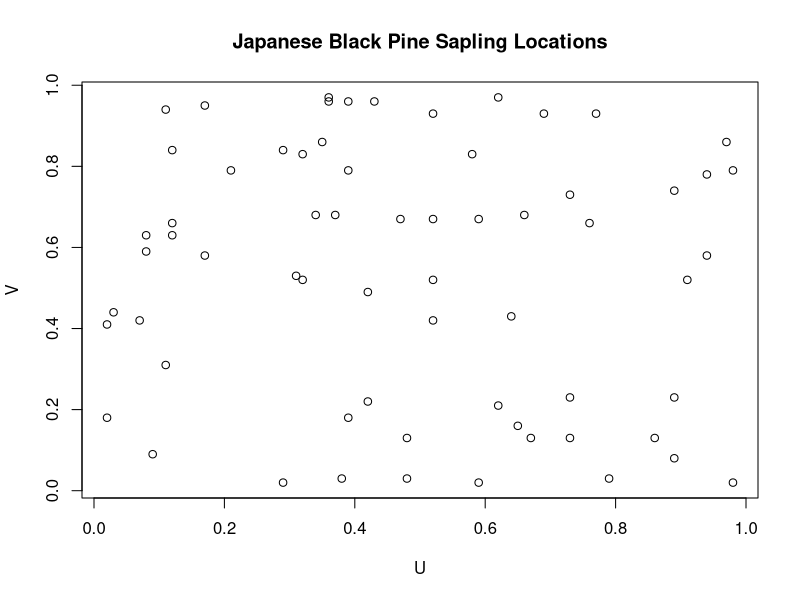
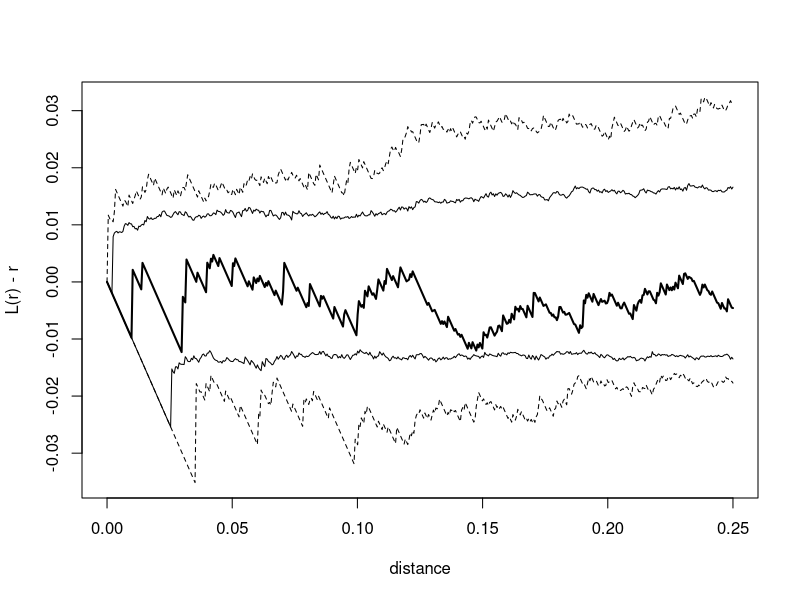
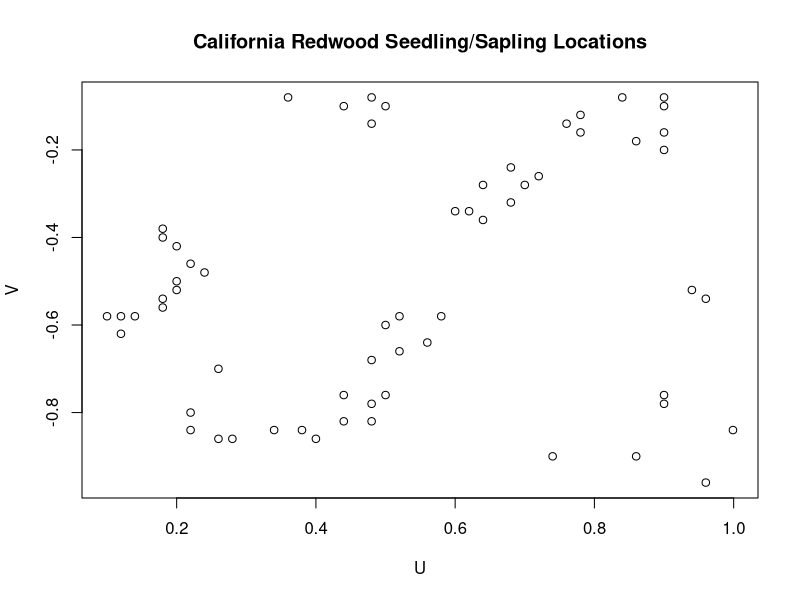
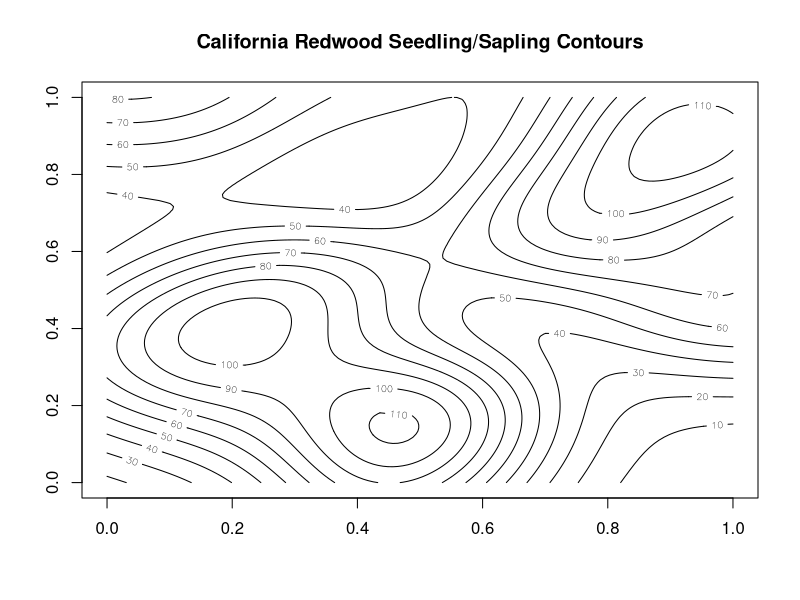
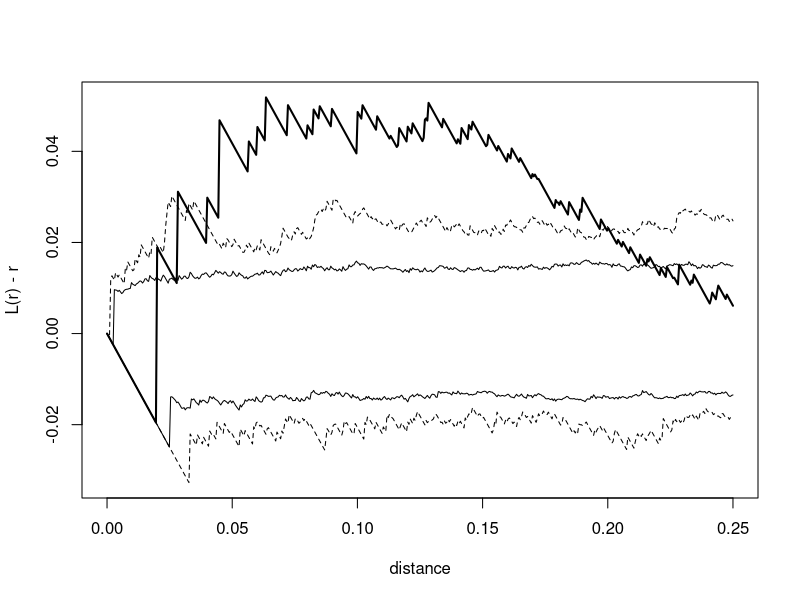
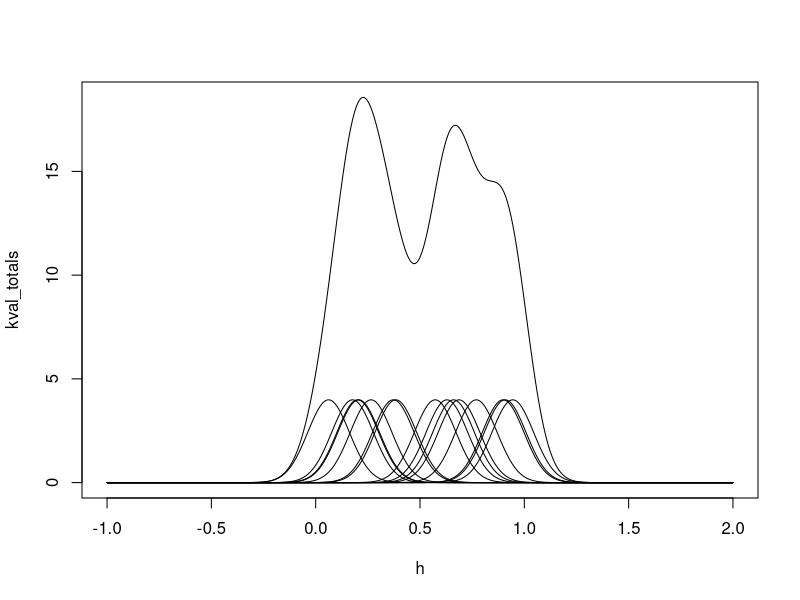
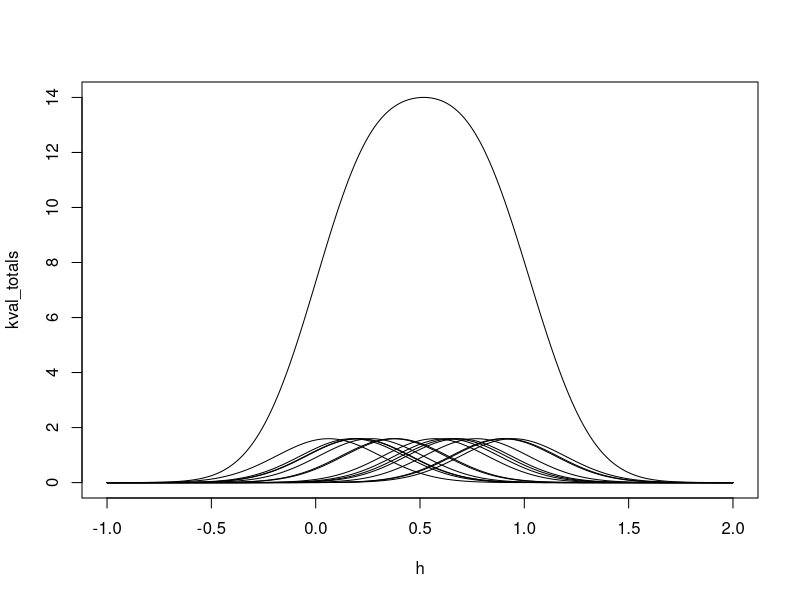

Source code (R) for these figures, in order:
## ---- chunk 1
library(spatstat)
numata_pines <- spatstat.data::japanesepines
plot(numata_pines$x,numata_pines$y,xlab='U',ylab='V',main='Japanese Black Pine Sapling Locations')
## ---- chunk 2

lplot <- function(x, nsim = 500, level = 0.95,
                  correction = "Ripley", test=FALSE, ...) {
  lobs <- spatstat.explore::Lest(x, correction = correction, ...)


  win <- x$window
  lsim <- pbapply::pblapply(1:nsim, FUN = function(i) {

    xsim <- spatstat.random::rpoispp(lambda = x$n, win = win)
    spatstat.explore::Lest(xsim, correction = correction, ...)
  })

  r <- lobs$r # get distances
  obs <- lobs$iso # get estimated l for observed
  # get estimated l for each simulated data set
  sim <- sapply(lsim, getElement, "iso")
  # apply the min function to each row  (MARGIN = 1) of sim
  # gets pointwise minimum for simulated data
  # at each distance.  do same for max, quantiles, median
  lo <- apply(sim, MARGIN = 1, FUN = min, na.rm = TRUE)
  hi <- apply(sim, MARGIN = 1, FUN = max, na.rm = TRUE)
  alpha <- 1 - level
  qlo <- apply(sim, MARGIN = 1, FUN = quantile,
               prob = alpha/2, na.rm = TRUE)
  qhi <- apply(sim, MARGIN = 1, FUN = quantile,
               prob = 1 - alpha/2, na.rm = TRUE)
  med <- apply(sim, MARGIN = 1, FUN = median, na.rm = TRUE)
  # construct empty plot of the right size
  plot(range(r), c(min(c(lo, obs) - r, na.rm = TRUE),
                   max(c(hi, obs) - r, na.rm = TRUE)),
       type = "n",
       xlab = "distance", ylab = "L(r) - r")
  # plot different statistics with different styles/thickness
  lines(r, obs - r, lwd = 2)
  lines(r, lo - r, lty = 2)
  lines(r, hi - r, lty = 2)
  lines(r, qlo - r, lty = 1)
  lines(r, qhi - r, lty = 1)
  
}

## ---- chunk 3
library(pbapply)

lplot(x=numata_pines)

## ---- chunk 4

win = numata_pines$window
lambda = numata_pines$n


lobserved <- spatstat.explore::Lest(X=numata_pines, correction = "Ripley")
lr = lobserved$iso
r = lobserved$r
tobs = max(abs(lr-r))

lrl <- pbapply::pbsapply(1:499, FUN = function(i) {
  xs <- spatstat.random::rpoispp(lambda = lambda, win = win)
  max(abs(spatstat.explore::Lest(xs,correction = "Ripley")$iso-r))
  
})

mean(c(tobs,lrl)>=tobs)

## ---- chunk 5

redwood <- spatstat.data::redwood
plot(redwood$x,redwood$y,xlab='U',ylab='V',main='California Redwood Seedling/Sapling Locations')
## ---- chunk 6

dim = 2
bx = sd(redwood$x)*length(redwood$x)^(-1/(dim+4))
by = sd(redwood$y)*length(redwood$y)^(-1/(dim+4))

ix = density(redwood,sigma = c(bx,by))
contour(ix$v,main='California Redwood Seedling/Sapling Contours')
## ---- chunk 7

lplot(redwood)
## ---- chunk 8
win = redwood$window
lambda = redwood$n


lobserved <- spatstat.explore::Lest(X=redwood, correction = "Ripley")
lr = lobserved$iso
r = lobserved$r
tobs = max(abs(lr-r))

lrl <- pbapply::pbsapply(1:499, FUN = function(i) {
  xs <- spatstat.random::rpoispp(lambda = lambda, win = win)
  max(abs(spatstat.explore::Lest(xs,correction = "Ripley")$iso-r))
  
})

mean(c(tobs,lrl)>=tobs)
## ---- chunk 9
set.seed(1)
x <- runif(15)

h <- seq(-1,2,len = 1000)
## ---- chunk 10
library(ggplot2)

kvals <- data.frame()
for (i in 1:1000){
  j = 0
  for (xi in x){
    j = j+1
    kg = dnorm(xi,mean = h[i], sd=0.10)
    kvals[i,j] = kg
  }

}

str(kvals)
kval_totals <- pbapply(kvals,MARGIN=1,FUN='sum')


plot(h,kval_totals,type="l")

for (j in 1:(length(kvals))) (

    lines(h,kvals[,j],add=TRUE)
  )



## ---- chunk 11

kvals <- data.frame()
for (i in 1:1000){
  j = 0
  for (xi in x){
    j = j+1
    kg = dnorm(xi,mean = h[i], sd=.25)
    kvals[i,j] = kg
  }

}

str(kvals)

kval_totals <- pbapply(kvals,MARGIN=1,FUN='sum')

plot(h,kval_totals,type="l")

for (j in 1:(length(kvals))) (

    lines(h,kvals[,j],add=TRUE)
  )
